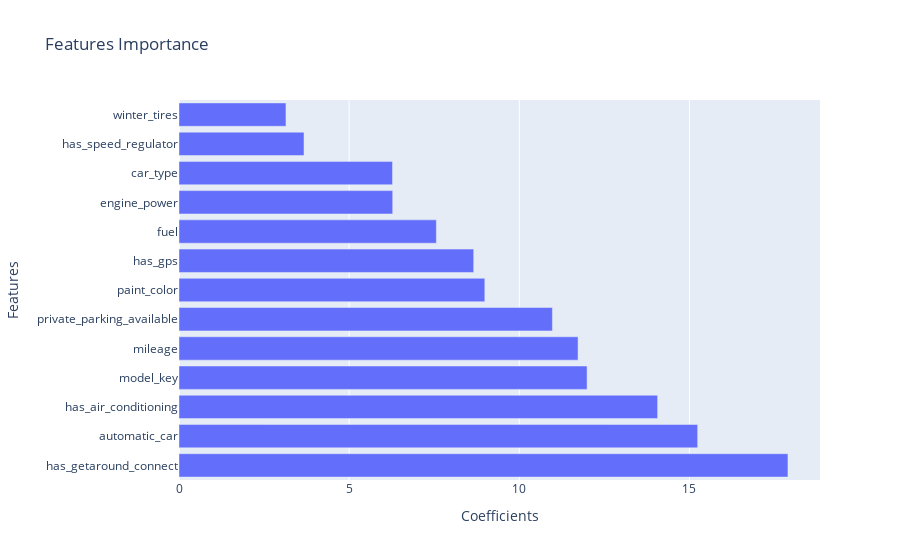

The cell this chart's notebook holds for it:
### Code cell
df_features = pd.DataFrame(feature_importance, columns=['Features','Coefficients'])

fig = go.Figure(
    data=[
        go.Bar(
            x= df_features['Coefficients'],
            y= df_features['Features'],
            orientation='h'
            )])

fig.update_layout(
    title='Features Importance',
    xaxis_title='Coefficients', 
    yaxis_title='Features')

fig.show()

### Figure 1 — Plotly figure (JSON) as saved in the notebook; plotly's stock layout.template omitted (floating-point values rounded to 4 significant figures)
{"data": [{"orientation": "h", "type": "bar", "x": [17.9, 15.24, 14.07, 11.99, 11.73, 10.97, 8.988, 8.661, 7.564, 6.28, 6.275, 3.673, 3.143], "y": ["has_getaround_connect", "automatic_car", "has_air_conditioning", "model_key", "mileage", "private_parking_available", "paint_color", "has_gps", "fuel", "engine_power", "car_type", "has_speed_regulator", "winter_tires"]}], "layout": {"title": {"text": "Features Importance"}, "xaxis": {"title": {"text": "Coefficients"}}, "yaxis": {"title": {"text": "Features"}}}}
